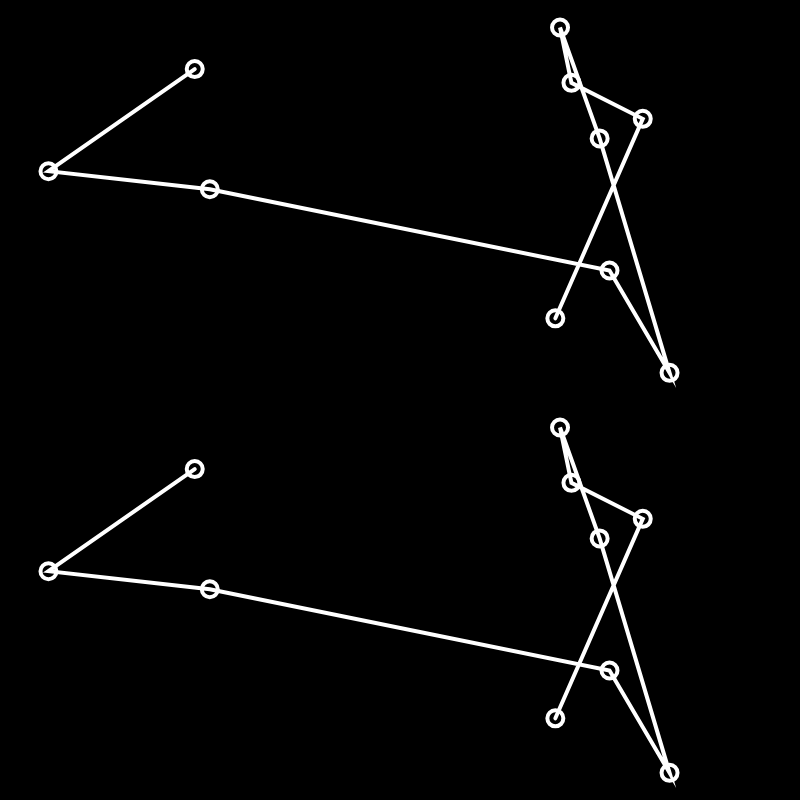
Frame 1 (no input)
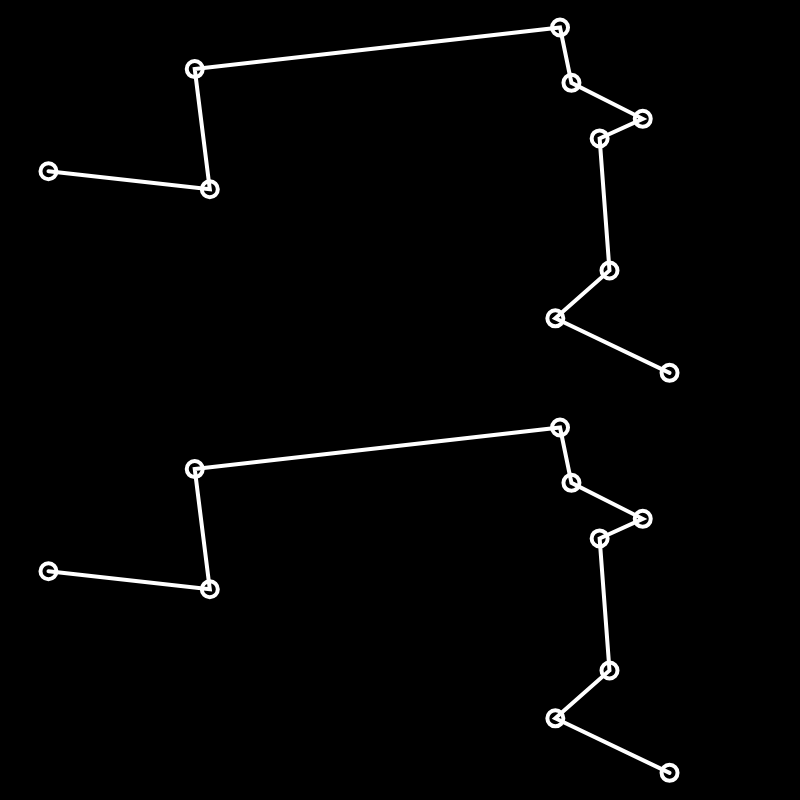
Frame 60 (no input)
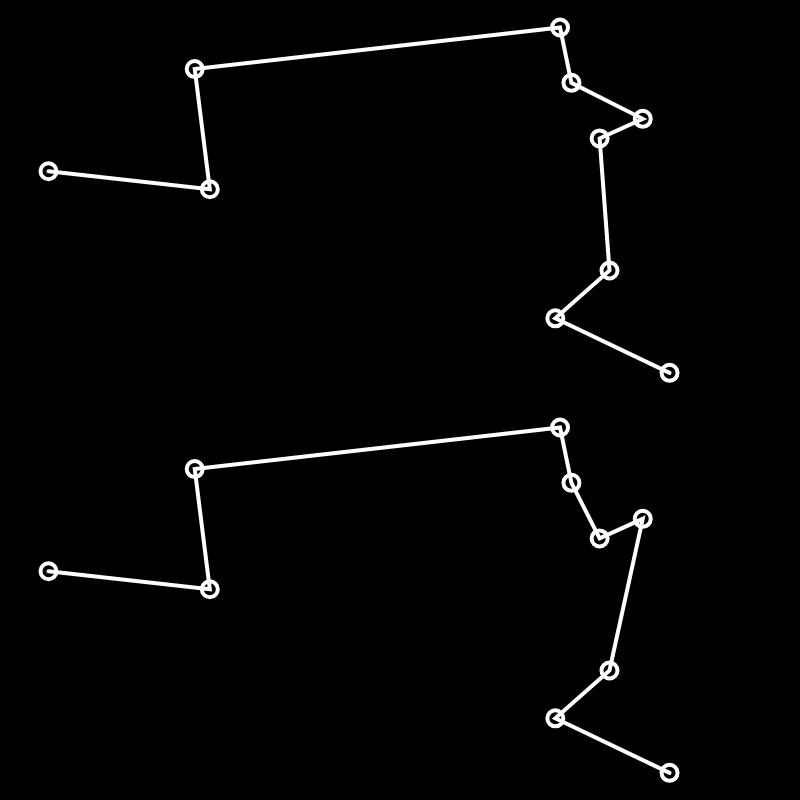
Frame 120 (the mouse pressed at the canvas centre since frame 60)

The p5.js sketch that drew these frames (run headless with seeded random() and noise() and a simulated clock; from frame 60 on, the mouse is pressed at the canvas centre):

// p5.js sketch
// ── sketch.js
var cities = [];
var totalCities = 10;

var popSize = 500;
var population = [];
var fitness = [];

var recordDistance = Infinity;
var bestEver;
var currentBest;

var statusP;

function setup() {
  createCanvas(800, 800);
  var order = [];
  for (var i = 0; i < totalCities; i++) {
    var v = createVector(random(width), random(height / 2));
    cities[i] = v;
    order[i] = i;
  }

  for (var i = 0; i < popSize; i++) {
    population[i] = shuffle(order);
  }
  statusP = createP('').style('font-size', '32pt');
}

function draw() {
  background(0);

  // GA
  calculateFitness();
  normalizeFitness();
  nextGeneration();

  stroke(255);
  strokeWeight(4);
  noFill();
  beginShape();
  for (var i = 0; i < bestEver.length; i++) {
    var n = bestEver[i];
    vertex(cities[n].x, cities[n].y);
    ellipse(cities[n].x, cities[n].y, 16, 16);
  }
  endShape();

  translate(0, height / 2);
  stroke(255);
  strokeWeight(4);
  noFill();
  beginShape();
  for (var i = 0; i < currentBest.length; i++) {
    var n = currentBest[i];
    vertex(cities[n].x, cities[n].y);
    ellipse(cities[n].x, cities[n].y, 16, 16);
  }
  endShape();





}

// function shuffle(a, num) {
//   for (var i = 0; i < num; i++) {
//     var indexA = floor(random(a.length));
//     var indexB = floor(random(a.length));
//     swap(a, indexA, indexB);
//   }
// }


function swap(a, i, j) {
  var temp = a[i];
  a[i] = a[j];
  a[j] = temp;
}


function calcDistance(points, order) {
  var sum = 0;
  for (var i = 0; i < order.length - 1; i++) {
    var cityAIndex = order[i];
    var cityA = points[cityAIndex];
    var cityBIndex = order[i + 1];
    var cityB = points[cityBIndex];
    var d = dist(cityA.x, cityA.y, cityB.x, cityB.y);
    sum += d;
  }
  return sum;
}
// ── ga.js
function calculateFitness() {
    var currentRecord = Infinity;
    for (var i = 0; i < population.length; i++) {
      var d = calcDistance(cities, population[i]);
      if (d < recordDistance) {
        recordDistance = d;
        bestEver = population[i];
      }
      if (d < currentRecord) {
        currentRecord = d;
        currentBest = population[i];
      }
  
  
      // This fitness function has been edited from the original video
      // to improve performance, as discussed in The Nature of Code 9.6 video,
      // available here: https://www.youtube.com/watch?v=HzaLIO9dLbA
      fitness[i] = 1 / (pow(d, 8) + 1);
    }
  }
  
  function normalizeFitness() {
    var sum = 0;
    for (var i = 0; i < fitness.length; i++) {
      sum += fitness[i];
    }
    for (var i = 0; i < fitness.length; i++) {
      fitness[i] = fitness[i] / sum;;
    }
  }
  
  function nextGeneration() {
    var newPopulation = [];
    for (var i = 0; i < population.length; i++) {
      var orderA = pickOne(population, fitness);
      var orderB = pickOne(population, fitness);
      var order = crossOver(orderA, orderB);
      mutate(order, 0.01);
      newPopulation[i] = order;
    }
    population = newPopulation;
  
  }
  
  function pickOne(list, prob) {
    var index = 0;
    var r = random(1);
  
    while (r > 0) {
      r = r - prob[index];
      index++;
    }
    index--;
    return list[index].slice();
  }
  
  function crossOver(orderA, orderB) {
    var start = floor(random(orderA.length));
    var end = floor(random(start + 1, orderA.length));
    var neworder = orderA.slice(start, end);
    // var left = totalCities - neworder.length;
    for (var i = 0; i < orderB.length; i++) {
      var city = orderB[i];
      if (!neworder.includes(city)) {
        neworder.push(city);
      }
    }
    return neworder;
  }
  
  
  function mutate(order, mutationRate) {
    for (var i = 0; i < totalCities; i++) {
      if (random(1) < mutationRate) {
        var indexA = floor(random(order.length));
        var indexB = (indexA + 1) % totalCities;
        swap(order, indexA, indexB);
      }
    }
  }
